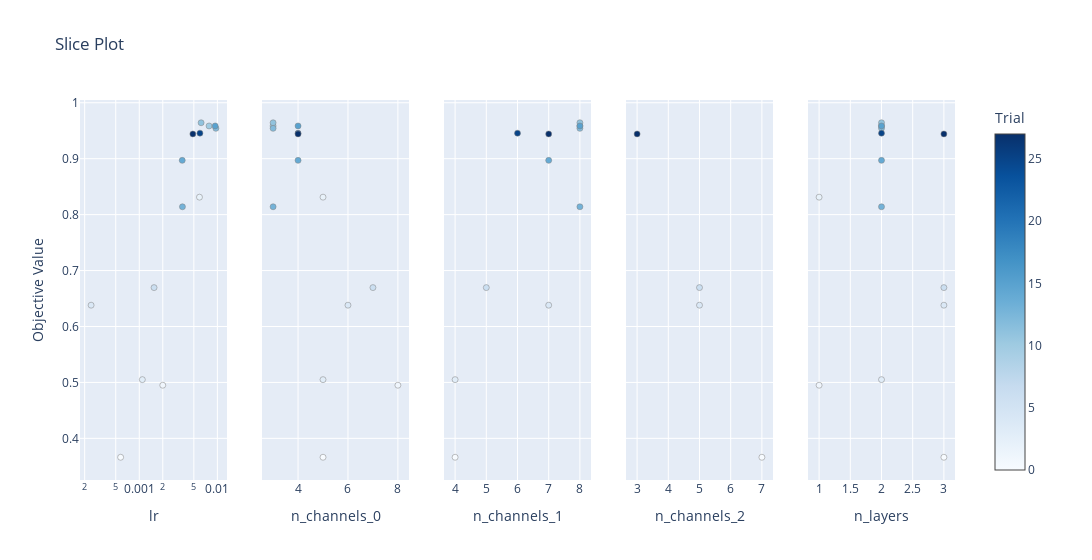

Here is the notebook cell this chart was saved with:
### Code cell
# Visualize individual hyperparameters as slice plot.
plot_slice(study)

### Figure 1 — Plotly figure (JSON) as saved in the notebook; plotly's stock layout.template omitted (floating-point values rounded to 4 significant figures)
{"data": [{"marker": {"color": [0, 1, 2, 3, 4, 6, 10, 11, 12, 13, 14, 15, 25, 27], "colorbar": {"title": {"text": "Trial"}, "x": 1, "xpad": 40}, "colorscale": [[0, "rgb(247,251,255)"], [0.125, "rgb(222,235,247)"], [0.25, "rgb(198,219,239)"], [0.375, "rgb(158,202,225)"], [0.5, "rgb(107,174,214)"], [0.625, "rgb(66,146,198)"], [0.75, "rgb(33,113,181)"], [0.875, "rgb(8,81,156)"], [1, "rgb(8,48,107)"]], "line": {"color": "Grey", "width": 0.5}, "showscale": true}, "mode": "markers", "name": "Feasible Trial", "showlegend": false, "type": "scatter", "x": [0.0005776, 0.002001, 0.005902, 0.001095, 0.0002418, 0.001547, 0.00783, 0.006191, 0.009579, 0.003572, 0.003548, 0.009373, 0.005984, 0.004855], "xaxis": "x", "y": [0.3662, 0.495, 0.8312, 0.505, 0.6381, 0.6695, 0.9585, 0.9642, 0.9542, 0.814, 0.897, 0.9585, 0.9456, 0.9442], "yaxis": "y"}, {"marker": {"color": [0, 1, 2, 3, 4, 6, 10, 11, 12, 13, 14, 15, 25, 27], "colorbar": {"title": {"text": "Trial"}, "x": 1, "xpad": 40}, "colorscale": [[0, "rgb(247,251,255)"], [0.125, "rgb(222,235,247)"], [0.25, "rgb(198,219,239)"], [0.375, "rgb(158,202,225)"], [0.5, "rgb(107,174,214)"], [0.625, "rgb(66,146,198)"], [0.75, "rgb(33,113,181)"], [0.875, "rgb(8,81,156)"], [1, "rgb(8,48,107)"]], "line": {"color": "Grey", "width": 0.5}, "showscale": false}, "mode": "markers", "name": "Feasible Trial", "showlegend": false, "type": "scatter", "x": [5, 8, 5, 5, 6, 7, 3, 3, 3, 3, 4, 4, 4, 4], "xaxis": "x2", "y": [0.3662, 0.495, 0.8312, 0.505, 0.6381, 0.6695, 0.9585, 0.9642, 0.9542, 0.814, 0.897, 0.9585, 0.9456, 0.9442], "yaxis": "y2"}, {"marker": {"color": [0, 3, 4, 6, 10, 11, 12, 13, 14, 15, 25, 27], "colorbar": {"title": {"text": "Trial"}, "x": 1, "xpad": 40}, "colorscale": [[0, "rgb(247,251,255)"], [0.125, "rgb(222,235,247)"], [0.25, "rgb(198,219,239)"], [0.375, "rgb(158,202,225)"], [0.5, "rgb(107,174,214)"], [0.625, "rgb(66,146,198)"], [0.75, "rgb(33,113,181)"], [0.875, "rgb(8,81,156)"], [1, "rgb(8,48,107)"]], "line": {"color": "Grey", "width": 0.5}, "showscale": false}, "mode": "markers", "name": "Feasible Trial", "showlegend": false, "type": "scatter", "x": [4, 4, 7, 5, 8, 8, 8, 8, 7, 8, 6, 7], "xaxis": "x3", "y": [0.3662, 0.505, 0.6381, 0.6695, 0.9585, 0.9642, 0.9542, 0.814, 0.897, 0.9585, 0.9456, 0.9442], "yaxis": "y3"}, {"marker": {"color": [0, 4, 6, 27], "colorbar": {"title": {"text": "Trial"}, "x": 1, "xpad": 40}, "colorscale": [[0, "rgb(247,251,255)"], [0.125, "rgb(222,235,247)"], [0.25, "rgb(198,219,239)"], [0.375, "rgb(158,202,225)"], [0.5, "rgb(107,174,214)"], [0.625, "rgb(66,146,198)"], [0.75, "rgb(33,113,181)"], [0.875, "rgb(8,81,156)"], [1, "rgb(8,48,107)"]], "line": {"color": "Grey", "width": 0.5}, "showscale": false}, "mode": "markers", "name": "Feasible Trial", "showlegend": false, "type": "scatter", "x": [7, 5, 5, 3], "xaxis": "x4", "y": [0.3662, 0.6381, 0.6695, 0.9442], "yaxis": "y4"}, {"marker": {"color": [0, 1, 2, 3, 4, 6, 10, 11, 12, 13, 14, 15, 25, 27], "colorbar": {"title": {"text": "Trial"}, "x": 1, "xpad": 40}, "colorscale": [[0, "rgb(247,251,255)"], [0.125, "rgb(222,235,247)"], [0.25, "rgb(198,219,239)"], [0.375, "rgb(158,202,225)"], [0.5, "rgb(107,174,214)"], [0.625, "rgb(66,146,198)"], [0.75, "rgb(33,113,181)"], [0.875, "rgb(8,81,156)"], [1, "rgb(8,48,107)"]], "line": {"color": "Grey", "width": 0.5}, "showscale": false}, "mode": "markers", "name": "Feasible Trial", "showlegend": false, "type": "scatter", "x": [3, 1, 1, 2, 3, 3, 2, 2, 2, 2, 2, 2, 2, 3], "xaxis": "x5", "y": [0.3662, 0.495, 0.8312, 0.505, 0.6381, 0.6695, 0.9585, 0.9642, 0.9542, 0.814, 0.897, 0.9585, 0.9456, 0.9442], "yaxis": "y5"}], "layout": {"title": {"text": "Slice Plot"}, "width": 1500, "xaxis": {"anchor": "y", "domain": [0, 0.168], "title": {"text": "lr"}, "type": "log"}, "xaxis2": {"anchor": "y2", "domain": [0.208, 0.376], "title": {"text": "n_channels_0"}}, "xaxis3": {"anchor": "y3", "domain": [0.416, 0.584], "title": {"text": "n_channels_1"}}, "xaxis4": {"anchor": "y4", "domain": [0.624, 0.792], "title": {"text": "n_channels_2"}}, "xaxis5": {"anchor": "y5", "domain": [0.832, 1], "title": {"text": "n_layers"}}, "yaxis": {"anchor": "x", "domain": [0, 1], "title": {"text": "Objective Value"}}, "yaxis2": {"anchor": "x2", "domain": [0, 1], "matches": "y", "showticklabels": false}, "yaxis3": {"anchor": "x3", "domain": [0, 1], "matches": "y", "showticklabels": false}, "yaxis4": {"anchor": "x4", "domain": [0, 1], "matches": "y", "showticklabels": false}, "yaxis5": {"anchor": "x5", "domain": [0, 1], "matches": "y", "showticklabels": false}}}
